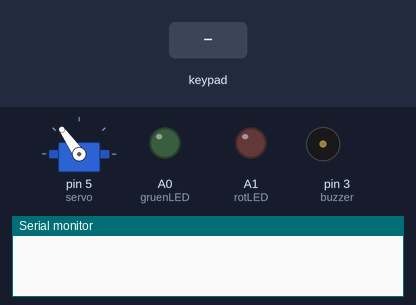
Bench run of a sketch on a simulated Arduino Uno, built with avr-gcc and run on an emulated ATmega328P. Parts: servo, output pins drawn as LEDs (lit = HIGH), buzzer (waves = sounding), the last lines printed to the serial monitor. Dashed ring = blinking. The test bench sets the inputs (shaded band).

Above: at 1.2 s.
1.3 s: key '#' pressed
At 2.1 s:
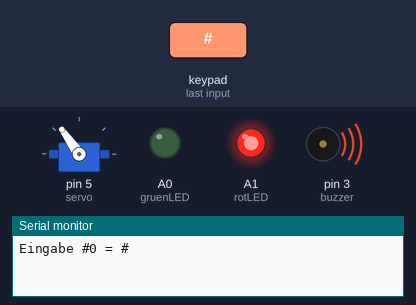
3.8 s: keypad keys 6 7 8 9 pressed 0.4 s apart
At 4.41 s:
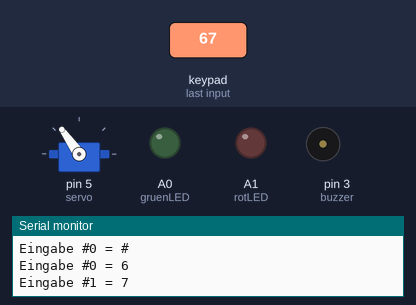
6.9 s: key '*' pressed
At 7.9 s:
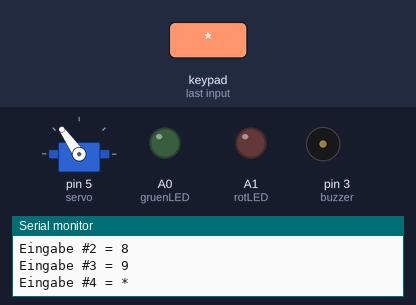
8.4 s: keypad keys 6 7 8 9 # pressed 0.4 s apart
At 8.97 s:
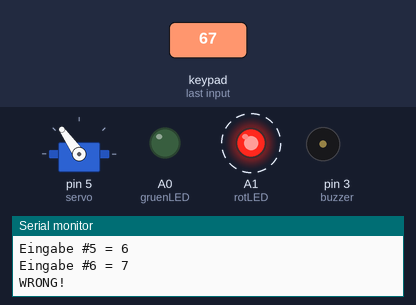
Timing chart, 0 to 12.7 s (numbered marks = the images above; inputs shaded):
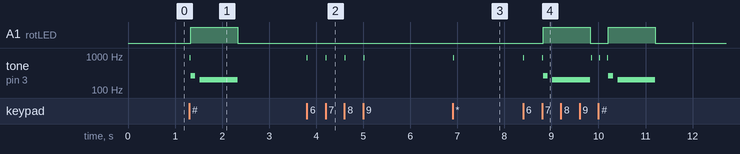

The sketch:

PuzzleBoxKeyboard.ino
```cpp
#include <Keypad.h>
#include <pitches.h>
#include <Servo.h>
Servo myservo;
/*<<------------------------------------------------------------------------------------------------------------------------->>*/
/*<<---*/             const byte anzahlZiffern = 7; /*HIER ANZHAHL ZIFFERN EINGEBEN!                                     ---->>*/
/*<<---*/             char loesung[anzahlZiffern] = {'5', '3', '7', '0', '5', '6','#'}; /*HIER PASSWORT EINGEBEN!        ---->>*/
/*<<------------------------------------------------------------------------------------------------------------------------->>*/
const byte buzzer = 3;
const byte gruenLED = A0;
const byte rotLED = A1;
const byte servo = 5;
const byte ROWS = 4; //four rows
const byte COLS = 3; //four columns
char hexaKeys[ROWS][COLS] = {
  {'1', '2', '3'},
  {'4', '5', '6'},
  {'7', '8', '9'},
  {'*', '0', '#'}
};
byte rowPins[ROWS] = {6, 7, 8, 9}; //connect to the row pinouts of the keypad
byte colPins[COLS] = {10, 11, 12}; //connect to the column pinouts of the keypad
char eingabe[anzahlZiffern];
byte zaehler = 0;
byte loesungZaehler = 0;

const int servoOpen = 185;
const int servoClosed = 125;
//initialize an instance of class NewKeypad
Keypad customKeypad = Keypad( makeKeymap(hexaKeys), rowPins, colPins, ROWS, COLS);

void setup() {
  Serial.begin(9600);
  pinMode(buzzer, OUTPUT);
  pinMode(rotLED, OUTPUT);
  pinMode(gruenLED, OUTPUT);
  myservo.attach(servo);
  myservo.write(servoClosed);
}

void loop() {
  char customKey = customKeypad.getKey();

  if (zaehler >= anzahlZiffern) {  if ((memcmp(loesung, eingabe, anzahlZiffern) * anzahlZiffern) == 0) {
    //Right
    Serial.println("CORRECT!");
    gewonnen();
  } else {
    //wrong
    Serial.println("WRONG!");
    falsch();
  }
  }

  if (customKey) {

    eingabe[zaehler] = customKey;
    Serial.print("Eingabe #");
    Serial.print(zaehler);
    Serial.print(" = ");
    Serial.print(eingabe[zaehler]);
    Serial.println(" ");
    zaehler++;
    tone(buzzer, 900);
    delay(20);
    if (customKey == '#' && zaehler <anzahlZiffern){
      falsch();
    }
  }
  else {
    noTone(buzzer);
  }
}


void falsch() {
  myservo.write(servoClosed);
  digitalWrite(rotLED, HIGH);
  tone(buzzer, 266,100);
  delay(200);
  tone(buzzer, 200);
  delay(800);
  noTone(buzzer);
  digitalWrite(rotLED, LOW);
  loesungZaehler = 0;
  zaehler = 0;
}
void gewonnen() {
  digitalWrite(gruenLED, HIGH);
  tone(buzzer, 197,100);
  delay(200);
  tone(buzzer, 222,100);
  delay(200);
  tone(buzzer, 250,100);
  delay(200);
  tone(buzzer, 266);
  delay(800);
  noTone(buzzer);
  digitalWrite(gruenLED, LOW);
  zaehler = 0;
  myservo.write(servoOpen);
}
```

pitches.h
```cpp
/*************************************************
 * Public Constants
 *************************************************/

#define NOTE_B0  31
#define NOTE_C1  33
#define NOTE_CS1 35
#define NOTE_D1  37
#define NOTE_DS1 39
#define NOTE_E1  41
#define NOTE_F1  44
#define NOTE_FS1 46
#define NOTE_G1  49
#define NOTE_GS1 52
#define NOTE_A1  55
#define NOTE_AS1 58
#define NOTE_B1  62
#define NOTE_C2  65
#define NOTE_CS2 69
#define NOTE_D2  73
#define NOTE_DS2 78
#define NOTE_E2  82
#define NOTE_F2  87
#define NOTE_FS2 93
#define NOTE_G2  98
#define NOTE_GS2 104
#define NOTE_A2  110
#define NOTE_AS2 117
#define NOTE_B2  123
#define NOTE_C3  131
#define NOTE_CS3 139
#define NOTE_D3  147
#define NOTE_DS3 156
#define NOTE_E3  165
#define NOTE_F3  175
#define NOTE_FS3 185
#define NOTE_G3  196
#define NOTE_GS3 208
#define NOTE_A3  220
#define NOTE_AS3 233
#define NOTE_B3  247
#define NOTE_C4  262
#define NOTE_CS4 277
#define NOTE_D4  294
#define NOTE_DS4 311
#define NOTE_E4  330
#define NOTE_F4  349
#define NOTE_FS4 370
#define NOTE_G4  392
#define NOTE_GS4 415
#define NOTE_A4  440
#define NOTE_AS4 466
#define NOTE_B4  494
#define NOTE_C5  523
#define NOTE_CS5 554
#define NOTE_D5  587
#define NOTE_DS5 622
#define NOTE_E5  659
#define NOTE_F5  698
#define NOTE_FS5 740
#define NOTE_G5  784
#define NOTE_GS5 831
#define NOTE_A5  880
#define NOTE_AS5 932
#define NOTE_B5  988
#define NOTE_C6  1047
#define NOTE_CS6 1109
#define NOTE_D6  1175
#define NOTE_DS6 1245
#define NOTE_E6  1319
#define NOTE_F6  1397
#define NOTE_FS6 1480
#define NOTE_G6  1568
#define NOTE_GS6 1661
#define NOTE_A6  1760
#define NOTE_AS6 1865
#define NOTE_B6  1976
#define NOTE_C7  2093
#define NOTE_CS7 2217
#define NOTE_D7  2349
#define NOTE_DS7 2489
#define NOTE_E7  2637
#define NOTE_F7  2794
#define NOTE_FS7 2960
#define NOTE_G7  3136
#define NOTE_GS7 3322
#define NOTE_A7  3520
#define NOTE_AS7 3729
#define NOTE_B7  3951
#define NOTE_C8  4186
#define NOTE_CS8 4435
#define NOTE_D8  4699
#define NOTE_DS8 4978
```

Measured:
- after the input at 1.3 s, A1 (rotLED): LOW → HIGH at once, → LOW 1.0 s later; tone on pin 3 (buzzer): plays 900 Hz for 0.02 s, 266 Hz for 0.10 s, 200 Hz for 0.80 s, starting at once
- after the input at 3.8 s, tone on pin 3 (buzzer): alternates 900 Hz for 0.02 s and silent for 0.38 s, 8 changes in all, then stays silent, starting at once
- after the input at 6.9 s, tone on pin 3 (buzzer): silent → 900 Hz at once, → silent 0.02 s later
- after the input at 8.4 s, A1 (rotLED): alternates HIGH for 1.0 s and LOW for 0.39 s, starting after 0.42 s; tone on pin 3 (buzzer): plays 900 Hz for 0.02 s, 900 Hz for 0.02 s, 266 Hz for 0.10 s, 200 Hz for 0.80 s, 900 Hz for 0.02 s, 900 Hz for 0.02 s … (9 notes in this stretch), starting at once
